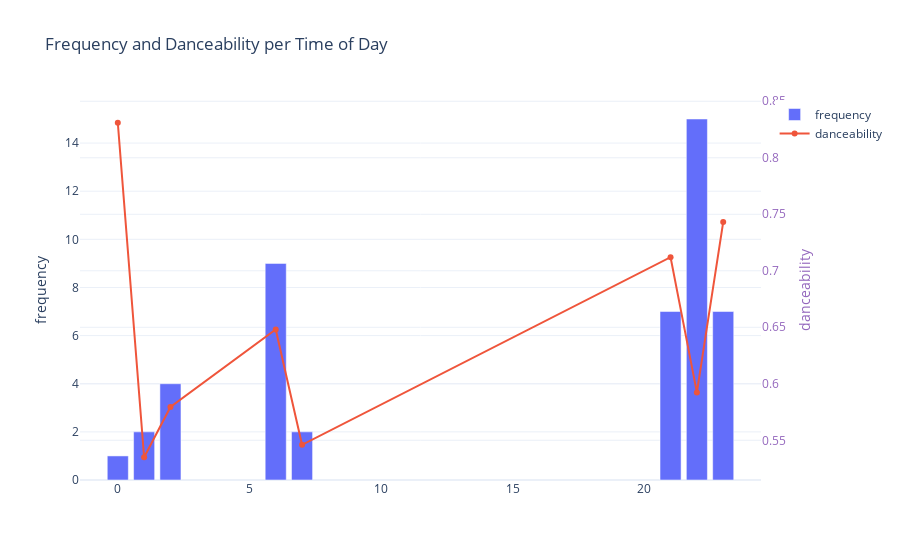

Notebook code for this chart:
### Code cell
trace1 = go.Bar(
    x=recently_played_freq['hour_played'],
    y=recently_played_freq['danceability'],
    name='frequency'
)
trace2 = go.Scatter(
    x=recently_played_mean['hour_played'],
    y=recently_played_mean['danceability'],
    name='danceability',
    yaxis='y2'
)
data = [trace1, trace2]
layout = go.Layout(
    title='Frequency and Danceability per Time of Day',
    yaxis=dict(
        title='frequency'
    ),
    yaxis2=dict(
        title='danceability',
        titlefont=dict(
            color='rgb(148, 103, 189)'
        ),
        tickfont=dict(
            color='rgb(148, 103, 189)'
        ),
        overlaying='y',
        side='right'
    ),
    template="plotly_white"
)

go.Figure(data=data, layout=layout)

### Figure 1 — Plotly figure (JSON) as saved in the notebook; plotly's stock layout.template omitted (floating-point values rounded to 4 significant figures)
{"data": [{"name": "frequency", "type": "bar", "x": [0, 1, 2, 6, 7, 21, 22, 23], "y": [1, 2, 4, 9, 2, 7, 15, 7]}, {"name": "danceability", "type": "scatter", "x": [0, 1, 2, 6, 7, 21, 22, 23], "y": [0.831, 0.535, 0.5795, 0.648, 0.546, 0.712, 0.5924, 0.7431], "yaxis": "y2"}], "layout": {"title": {"text": "Frequency and Danceability per Time of Day"}, "yaxis": {"title": {"text": "frequency"}}, "yaxis2": {"overlaying": "y", "side": "right", "tickfont": {"color": "rgb(148, 103, 189)"}, "title": {"font": {"color": "rgb(148, 103, 189)"}, "text": "danceability"}}}}
